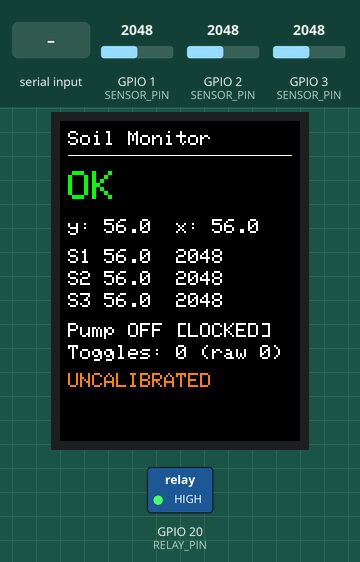
This sketch was run on a simulated ESP32-S3. Parts: 240×320 colour display, switched loads named in the sketch (green lamp = pin HIGH). The test bench sets the inputs (shaded band); at power-on: GPIO 2 (SENSOR_PIN) = 2048, GPIO 3 (SENSOR_PIN) = 2048, GPIO 1 (SENSOR_PIN) = 2048 (analog values on the 0–4095 scale). WiFi joins after 1.5 s; servers stay silent unless stated; EEPROM starts erased; what the sketch prints to the serial monitor is not drawn.

Above: at 2.0 s.
2.1 s: "wet\n" received over Serial
At 3.7 s:
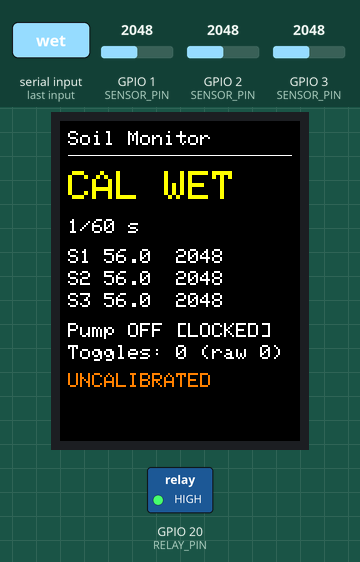
6.2 s: "d90\n" received over Serial
At 7.7 s:
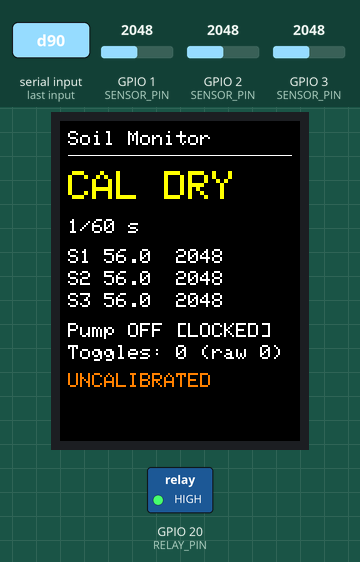
10.3 s: GPIO 2 (SENSOR_PIN) set to 2866
At 11.7 s:
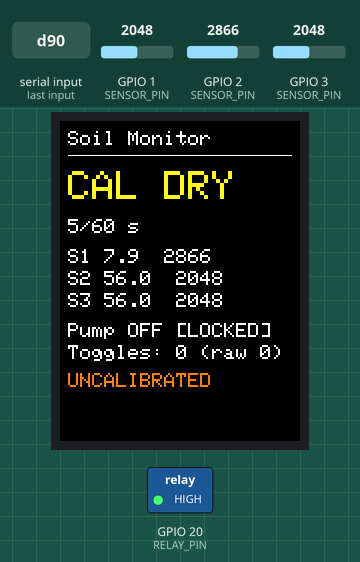
13.4 s: GPIO 3 (SENSOR_PIN) set to 2866
At 14.6 s:
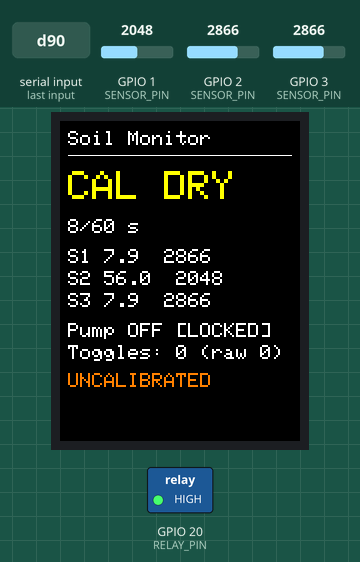
16.4 s: GPIO 1 (SENSOR_PIN) set to 1228
At 17.7 s:
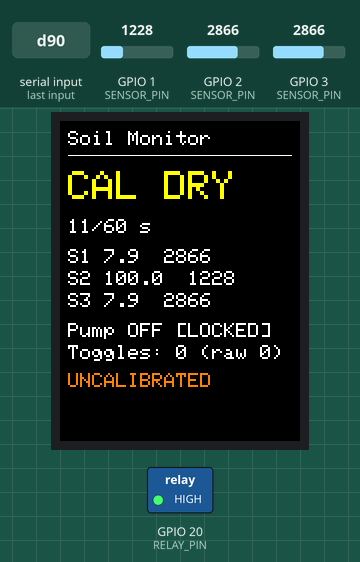
19.4 s: GPIO 1 (SENSOR_PIN) set to 491
At 68.1 s:
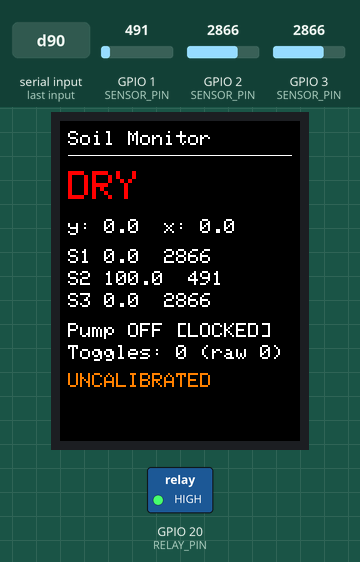
Timing chart, 0 to 68.4 s (numbered marks = the images above; inputs shaded):
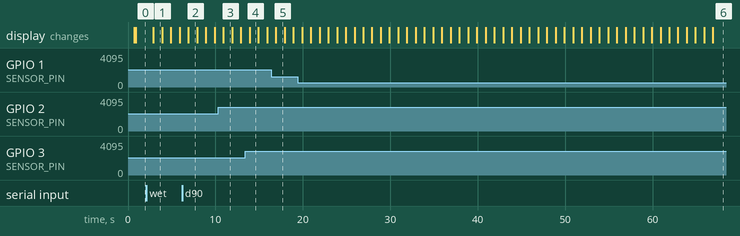

Measured:
- after the input at 2.1 s, the display: changes after 0.81 s (image 1)
- after the input at 6.2 s, the display: changes after 0.71 s (image 2)

The sketch:

soil_dsp.ino
```cpp
/*
  soil_dsp.ino - Two-stage median + EMA smoothing of 3 capacitive soil-moisture sensors
  Board : ESP32-S3 (Arduino-ESP32 core 3.x)   Libraries: Adafruit GFX, Adafruit ST7735 and ST7789
  Files : dsp.h (filters + decision logic), dashboard.h (web page), secrets.h (Wi-Fi, optional)

  Signal path (1 Hz):
    ADC counts -> calibrated index (Eq.2) -> [blanking after relay switch] ->
    cross-sensor median (Eq.3) -> 5-point running median (Eq.4) -> EMA alpha=0.1 (Eq.5)
    moving average M=10 (Eq.6) runs on the same x[n] as the comparison baseline
    y[n] -> hysteresis/lockout/Tmax pump logic (Eq.7) + wet alert -> relay, TFT, web dashboard

  Serial output (115200) is a CSV the analysis script reads directly:
    t_s,s1,s2,s3,pump      raw 12-bit ADC counts, relay state 0/1
  Lines starting with '#' are comments and are ignored by analyze_log.py.

  Serial commands (single character):
    d / w  start 60 s dry (air) / wet (water) calibration     e / x  enable / disable pump control
    t      toggle 3 s on / 3 s off pump test (Test 4)          b      toggle blanking
    r      reset filters and counters                          s      print calibration and parameters
    h      print the CSV header                                ?      help
*/
#include <WiFi.h>
#include <WebServer.h>
#include <Preferences.h>
#include <SPI.h>
#include <Adafruit_GFX.h>
#include <Adafruit_ST7789.h>
#include "dsp.h"
#include "dashboard.h"

#if __has_include("secrets.h")
#include "secrets.h"
#endif
#ifndef WIFI_SSID
#define WIFI_SSID ""
#define WIFI_PASS ""
#endif

// ---------- TFT DISPLAY (unchanged from the working prototype) ----------
#define TFT_SCK   12
#define TFT_MOSI  11
#define TFT_CS    10
#define TFT_DC    14
#define TFT_RST   21
SPIClass tftSPI(FSPI);
Adafruit_ST7789 tft(&tftSPI, TFT_CS, TFT_DC, TFT_RST);

// ---------- SENSORS (ADC1 only: ADC2 is shared with Wi-Fi) ----------
const int SENSOR_PIN[3] = {2, 1, 3};          // S1 = v1.2 (GPIO2), S2 = v2.0 (GPIO1), S3 = v2.0 (GPIO3)

// ---------- RELAY (active LOW module; swap if yours is reversed) ----------
#define RELAY_PIN 20
const int RELAY_ON  = LOW;
const int RELAY_OFF = HIGH;

// ---------- DSP / timing constants (keep in sync with the report) ----------
const uint32_t SAMPLE_PERIOD_MS = 1000;        // fs = 1 Hz
const float    ALPHA            = 0.1f;        // EMA coefficient
const uint32_t WARMUP_S         = 15;          // no pumping until the filters have settled
const int      CAL_SECONDS      = 60;          // calibration capture length
const int      CAL_SKIP         = 5;           // seconds ignored at the start of a capture
const float    MIN_SPAN         = 300.0f;      // adry-awet smaller than this = probe not really in air/water
const bool     PUMP_ENABLED_AT_BOOT = false;   // safe default: enable from dashboard or serial 'e'
const uint32_t TEST_ON_MS = 3000, TEST_OFF_MS = 3000, TEST_MAX_MS = 600000;
#define ADC_OVERSAMPLE 1                       // 1 = raw single reading (the signal the report filters)

// ---------- state ----------
Preferences prefs;
WebServer server(80);

float adryCnt[3] = {3000, 3000, 3000};
float awetCnt[3] = {1300, 1300, 1300};
bool  calDry = false, calWet = false;

dsp::Params P;
dsp::Pipeline<5, 10> dspPipe(ALPHA);
dsp::Controller ctl;
dsp::ToggleCounter tog[4] = {dsp::ToggleCounter(35, 0), dsp::ToggleCounter(35, 0),
                             dsp::ToggleCounter(35, 0), dsp::ToggleCounter(35, 0)};

bool pumpEnabled = PUMP_ENABLED_AT_BOOT;
bool blankEnabled = true;
bool testMode = false;
uint32_t testStartMs = 0;
bool relayOn = false;
int64_t lastSwitchMs = -1;
float lastValid[3] = {0, 0, 0};
bool haveValid = false;

uint32_t t0Ms = 0, sampleN = 0, warmupUntil = WARMUP_S;

struct CalState { bool busy = false; bool wet = false; int n = 0; int cnt = 0; double sum[3] = {0, 0, 0}; } cal;

// latest values for the dashboard / TFT
int   lastAdc[3] = {0, 0, 0};
float lastIdx[3] = {0, 0, 0};   // calibrated, before blanking
dsp::PipelineOut lastOut{};
dsp::Status lastStatus = dsp::Status::OK;
String ipText = "";

// history ring buffer for the dashboard (last HIST samples)
const int HIST = 240;
struct Hist { uint32_t t; uint16_t a[3]; float x, y, ma; uint8_t p; } hist[HIST];
int histCount = 0, histHead = 0;

// ============================================================ helpers
static int readAdc(int pin) {
#if ADC_OVERSAMPLE > 1
  long s = 0;
  for (int i = 0; i < ADC_OVERSAMPLE; i++) s += analogRead(pin);
  return (int)(s / ADC_OVERSAMPLE);
#else
  return analogRead(pin);
#endif
}

static bool calibrated() {
  if (!calDry || !calWet) return false;
  for (int i = 0; i < 3; i++) if (adryCnt[i] - awetCnt[i] < MIN_SPAN) return false;
  return true;
}

static void setRelay(bool on, uint32_t tms) {
  if (on == relayOn) return;
  relayOn = on;
  digitalWrite(RELAY_PIN, on ? RELAY_ON : RELAY_OFF);
  lastSwitchMs = tms;  // blanking window starts at this tick
}

static void applyThreshold() {
  for (int i = 0; i < 4; i++) tog[i].setThreshold(P.thetaDry);
  ctl.setParams(P);
}

static void resetFilters() {
  dspPipe.reset();
  for (int i = 0; i < 4; i++) tog[i].reset();
  haveValid = false;
  warmupUntil = sampleN + WARMUP_S;
}

static void saveCal() {
  prefs.putBool("cd", calDry); prefs.putBool("cw", calWet);
  for (int i = 0; i < 3; i++) {
    char k[4];
    snprintf(k, sizeof k, "ad%d", i); prefs.putFloat(k, adryCnt[i]);
    snprintf(k, sizeof k, "aw%d", i); prefs.putFloat(k, awetCnt[i]);
  }
}

static void saveParams() {
  prefs.putFloat("thd", P.thetaDry); prefs.putFloat("hy", P.hysteresis); prefs.putFloat("thw", P.thetaWet);
  prefs.putUInt("tmax", P.tMaxMs); prefs.putUInt("lock", P.lockoutMs); prefs.putUInt("blk", P.blankMs);
}

static void loadAll() {
  prefs.begin("soil", false);
  calDry = prefs.getBool("cd", false); calWet = prefs.getBool("cw", false);
  for (int i = 0; i < 3; i++) {
    char k[4];
    snprintf(k, sizeof k, "ad%d", i); adryCnt[i] = prefs.getFloat(k, adryCnt[i]);
    snprintf(k, sizeof k, "aw%d", i); awetCnt[i] = prefs.getFloat(k, awetCnt[i]);
  }
  P.thetaDry = prefs.getFloat("thd", P.thetaDry); P.hysteresis = prefs.getFloat("hy", P.hysteresis);
  P.thetaWet = prefs.getFloat("thw", P.thetaWet);
  P.tMaxMs = prefs.getUInt("tmax", P.tMaxMs); P.lockoutMs = prefs.getUInt("lock", P.lockoutMs);
  P.blankMs = prefs.getUInt("blk", P.blankMs);
}

static void printParams() {
  Serial.printf("# calibrated=%d adry=%.1f,%.1f,%.1f awet=%.1f,%.1f,%.1f\n", (int)calibrated(),
                adryCnt[0], adryCnt[1], adryCnt[2], awetCnt[0], awetCnt[1], awetCnt[2]);
  Serial.printf("# alpha=%.2f N=5 M=10 thetaDry=%.1f h=%.1f thetaWet=%.1f Tmax=%lus lockout=%lus blank=%lus blanking=%d pump_enabled=%d\n",
                ALPHA, P.thetaDry, P.hysteresis, P.thetaWet, (unsigned long)(P.tMaxMs / 1000),
                (unsigned long)(P.lockoutMs / 1000), (unsigned long)(P.blankMs / 1000), (int)blankEnabled, (int)pumpEnabled);
}

static void startCal(bool wet) {
  cal.busy = true; cal.wet = wet; cal.n = 0; cal.cnt = 0;
  for (int i = 0; i < 3; i++) cal.sum[i] = 0;
  setRelay(false, (uint32_t)(sampleN * SAMPLE_PERIOD_MS));
  testMode = false;
  Serial.printf("# calibration %s started (%d s) - keep all three probes %s\n", wet ? "WET" : "DRY", CAL_SECONDS,
                wet ? "in water up to the line" : "in open air");
}

static void calSample(const int a[3]) {
  cal.n++;
  if (cal.n > CAL_SKIP) { for (int i = 0; i < 3; i++) cal.sum[i] += a[i]; cal.cnt++; }
  if (cal.n >= CAL_SECONDS) {
    for (int i = 0; i < 3; i++) {
      float mean = (float)(cal.sum[i] / (cal.cnt > 0 ? cal.cnt : 1));
      if (cal.wet) awetCnt[i] = mean; else adryCnt[i] = mean;
    }
    if (cal.wet) calWet = true; else calDry = true;
    cal.busy = false;
    saveCal();
    resetFilters();
    Serial.printf("# calibration %s done\n", cal.wet ? "WET" : "DRY");
    printParams();
    if (calDry && calWet && !calibrated()) Serial.println("# WARNING: a sensor span is below the minimum - recalibrate it");
  }
}

// ============================================================ TFT
static void tftRow(int y, uint16_t color, const String& s, uint8_t size) {  // no default arg: Arduino auto-prototypes break on them
  tft.fillRect(0, y, 240, size * 8 + 6, ST77XX_BLACK);
  tft.setTextSize(size);
  tft.setTextColor(color, ST77XX_BLACK);
  tft.setCursor(8, y + 2);
  tft.print(s);
}

static void drawTft() {
  uint16_t col = lastStatus == dsp::Status::DRY ? ST77XX_RED : (lastStatus == dsp::Status::WET ? ST77XX_CYAN : ST77XX_GREEN);
  const char* word = lastStatus == dsp::Status::DRY ? "DRY" : (lastStatus == dsp::Status::WET ? "WET" : "OK");
  if (cal.busy) {
    tftRow(48, ST77XX_YELLOW, String("CAL ") + (cal.wet ? "WET" : "DRY"), 4);
    tftRow(96, ST77XX_WHITE, String(cal.n) + "/" + CAL_SECONDS + " s", 2);
  } else {
    tftRow(48, col, word, 4);                       // status as a WORD plus colour
    tftRow(96, ST77XX_WHITE, String("y: ") + String(lastOut.y, 1) + "  x: " + String(lastOut.x, 1), 2);
  }
  tftRow(126, ST77XX_WHITE, String("S1 ") + String(lastIdx[0], 1) + "  " + lastAdc[0], 2);
  tftRow(148, ST77XX_WHITE, String("S2 ") + String(lastIdx[1], 1) + "  " + lastAdc[1], 2);
  tftRow(170, ST77XX_WHITE, String("S3 ") + String(lastIdx[2], 1) + "  " + lastAdc[2], 2);
  String mode = testMode ? "TEST" : (!calibrated() ? "LOCKED" : (pumpEnabled ? "AUTO" : "OFF"));
  tftRow(200, relayOn ? ST77XX_YELLOW : ST77XX_WHITE, String("Pump ") + (relayOn ? "ON " : "OFF") + " [" + mode + "]", 2);
  tftRow(222, ST77XX_WHITE, String("Toggles: ") + tog[3].count() + " (raw " + tog[0].count() + ")", 2);
  tftRow(250, calibrated() ? ST77XX_WHITE : ST77XX_ORANGE, calibrated() ? ipText : String("UNCALIBRATED"), 2);
}

// ============================================================ one 1 Hz tick
static void tick(uint32_t tms) {
  int a[3];
  for (int i = 0; i < 3; i++) a[i] = readAdc(SENSOR_PIN[i]);
  for (int i = 0; i < 3; i++) { lastAdc[i] = a[i]; lastIdx[i] = dsp::toIndex(a[i], adryCnt[i], awetCnt[i]); }

  if (cal.busy) {
    calSample(a);
    Serial.printf("%lu,%d,%d,%d,%d\n", (unsigned long)(tms / 1000), a[0], a[1], a[2], (int)relayOn);
    drawTft();
    return;
  }

  // blanking: readings just after a relay switch are replaced by the last valid value
  float m[3] = {lastIdx[0], lastIdx[1], lastIdx[2]};
  bool blanked = blankEnabled && haveValid && lastSwitchMs >= 0 && (int64_t)tms > lastSwitchMs &&
                 (tms - (uint32_t)lastSwitchMs) < P.blankMs;
  for (int i = 0; i < 3; i++) {
    if (blanked) m[i] = lastValid[i]; else lastValid[i] = m[i];
  }
  haveValid = true;

  lastOut = dspPipe.update(m[0], m[1], m[2]);
  tog[0].update(lastIdx[0]);       // raw sensor 1 (not blanked) - the report's "raw" reference
  tog[1].update(lastOut.x);
  tog[2].update(lastOut.yma);
  tog[3].update(lastOut.y);

  bool want;
  if (testMode) {
    if (tms - testStartMs > TEST_MAX_MS) testMode = false;
    ctl.update(lastOut.y, tms, false);                         // keep the status word fresh
    want = testMode && ((tms - testStartMs) % (TEST_ON_MS + TEST_OFF_MS)) < TEST_ON_MS;  // 3 s on, 3 s off
  } else {
    bool allow = pumpEnabled && calibrated() && sampleN >= warmupUntil;
    want = ctl.update(lastOut.y, tms, allow);
  }
  lastStatus = ctl.status();
  setRelay(want, tms);

  // history for the dashboard
  Hist& h = hist[histHead];
  h.t = tms / 1000; for (int i = 0; i < 3; i++) h.a[i] = (uint16_t)a[i];
  h.x = lastOut.x; h.y = lastOut.y; h.ma = lastOut.yma; h.p = relayOn;
  histHead = (histHead + 1) % HIST; if (histCount < HIST) histCount++;

  Serial.printf("%lu,%d,%d,%d,%d\n", (unsigned long)(tms / 1000), a[0], a[1], a[2], (int)relayOn);
  drawTft();
}

// ============================================================ web
static void sendState() {
  char b[900];
  snprintf(b, sizeof b,
    "{\"t\":%lu,\"a\":[%d,%d,%d],\"m\":[%.2f,%.2f,%.2f],\"x\":%.2f,\"y\":%.2f,\"ma\":%.2f,"
    "\"status\":\"%s\",\"pump\":%d,\"en\":%d,\"test\":%d,\"blank\":%d,\"calok\":%d,"
    "\"cal\":{\"busy\":%d,\"type\":\"%s\",\"n\":%d},"
    "\"thdry\":%.1f,\"thwet\":%.1f,\"h\":%.1f,\"tmax\":%lu,\"lock\":%lu,\"blankS\":%lu,"
    "\"tog\":[%lu,%lu,%lu,%lu],\"ip\":\"%s\"}",
    (unsigned long)(sampleN > 0 ? (sampleN - 1) : 0), lastAdc[0], lastAdc[1], lastAdc[2],
    lastIdx[0], lastIdx[1], lastIdx[2], lastOut.x, lastOut.y, lastOut.yma,
    lastStatus == dsp::Status::DRY ? "DRY" : (lastStatus == dsp::Status::WET ? "WET" : "OK"),
    (int)relayOn, (int)pumpEnabled, (int)testMode, (int)blankEnabled, (int)calibrated(),
    (int)cal.busy, cal.wet ? "wet" : "dry", cal.n,
    P.thetaDry, P.thetaWet, P.hysteresis, (unsigned long)(P.tMaxMs / 1000), (unsigned long)(P.lockoutMs / 1000),
    (unsigned long)(P.blankMs / 1000),
    (unsigned long)tog[0].count(), (unsigned long)tog[1].count(), (unsigned long)tog[2].count(), (unsigned long)tog[3].count(),
    ipText.c_str());
  server.send(200, "application/json", b);
}

static void sendHistory() {
  server.setContentLength(CONTENT_LENGTH_UNKNOWN);
  server.send(200, "application/json", "");
  const char* keys[6] = {"t", "a", "x", "y", "ma", "p"};
  server.sendContent("{");
  for (int k = 0; k < 6; k++) {
    String s = String("\"") + keys[k] + "\":[";
    for (int i = 0; i < histCount; i++) {
      const Hist& h = hist[(histHead - histCount + i + HIST) % HIST];
      if (i) s += ",";
      switch (k) {
        case 0: s += h.t; break;
        case 1: s += String("[") + h.a[0] + "," + h.a[1] + "," + h.a[2] + "]"; break;
        case 2: s += String(h.x, 2); break;
        case 3: s += String(h.y, 2); break;
        case 4: s += String(h.ma, 2); break;
        default: s += h.p; break;
      }
      if (s.length() > 1000) { server.sendContent(s); s = ""; }
    }
    s += (k < 5) ? "]," : "]";
    server.sendContent(s);
  }
  server.sendContent("}");
  server.sendContent("");
}

static void ok() { server.send(200, "text/plain", "ok"); }
static void bad(const char* why) { server.send(400, "text/plain", why); }

static void setupWeb() {
  server.on("/", []() { server.send_P(200, "text/html", DASHBOARD_HTML); });
  server.on("/api/state", sendState);
  server.on("/api/history", sendHistory);
  server.on("/api/pump", []() { pumpEnabled = server.arg("en") == "1"; ok(); });
  server.on("/api/blank", []() { blankEnabled = server.arg("en") == "1"; ok(); });
  server.on("/api/test", []() {
    bool on = server.arg("on") == "1";
    if (on && !testMode) testStartMs = (uint32_t)(sampleN * SAMPLE_PERIOD_MS);
    testMode = on && !cal.busy;
    ok();
  });
  server.on("/api/cal", []() {
    String ty = server.arg("type");
    if (ty != "dry" && ty != "wet") { bad("type=dry|wet"); return; }
    startCal(ty == "wet");
    ok();
  });
  server.on("/api/reset_toggles", []() { for (int i = 0; i < 4; i++) tog[i].reset(); ok(); });
  server.on("/api/params", []() {
    float d = server.arg("thdry").toFloat(), h = server.arg("h").toFloat(), w = server.arg("thwet").toFloat();
    float tmax = server.arg("tmax").toFloat(), lk = server.arg("lock").toFloat(), bl = server.arg("blank").toFloat();
    if (d < 1 || d > 99 || h < 1 || h > 40 || w <= d + h || w > 100) { bad("need 1<=thdry<99, 1<=h<=40, thwet>thdry+h"); return; }
    if (tmax < 1 || tmax > 300 || lk < 0 || lk > 3600 || bl < 0 || bl > 30) { bad("tmax 1-300 s, lock 0-3600 s, blank 0-30 s"); return; }
    P.thetaDry = d; P.hysteresis = h; P.thetaWet = w;
    P.tMaxMs = (uint32_t)(tmax * 1000); P.lockoutMs = (uint32_t)(lk * 1000); P.blankMs = (uint32_t)(bl * 1000);
    applyThreshold(); saveParams(); printParams(); ok();
  });
  server.begin();
}

static void setupWifi() {
  ipText = "no network";
  if (strlen(WIFI_SSID) > 0) {
    WiFi.mode(WIFI_STA);
    WiFi.setAutoReconnect(true);
    WiFi.begin(WIFI_SSID, WIFI_PASS);
    uint32_t t = millis();
    while (WiFi.status() != WL_CONNECTED && millis() - t < 15000) delay(250);
    if (WiFi.status() == WL_CONNECTED) { ipText = WiFi.localIP().toString(); return; }
  }
  WiFi.mode(WIFI_AP);
  WiFi.softAP("SoilDSP", "soildsp123");
  ipText = WiFi.softAPIP().toString() + " (AP)";
}

// ============================================================ serial commands
static void handleSerial() {
  while (Serial.available()) {
    char c = (char)Serial.read();
    switch (c) {
      case 'd': startCal(false); break;
      case 'w': startCal(true); break;
      case 'e': pumpEnabled = true;  Serial.println("# pump control ENABLED"); break;
      case 'x': pumpEnabled = false; Serial.println("# pump control DISABLED"); break;
      case 't':
        testMode = !testMode && !cal.busy;
        if (testMode) testStartMs = (uint32_t)(sampleN * SAMPLE_PERIOD_MS);
        Serial.printf("# pump test cycle %s\n", testMode ? "ON" : "OFF");
        break;
      case 'b': blankEnabled = !blankEnabled; Serial.printf("# blanking %s\n", blankEnabled ? "ON" : "OFF"); break;
      case 'r': resetFilters(); Serial.println("# filters reset"); break;
      case 's': printParams(); break;
      case 'h': Serial.println("t_s,s1,s2,s3,pump"); break;
      case '?': Serial.println("# d/w calibrate dry/wet | e/x pump enable/disable | t pump test | b blanking | r reset | s status | h header"); break;
      default: break;
    }
  }
}

// ============================================================ arduino entry points
void setup() {
  Serial.begin(115200);
  delay(500);

  // pump OFF before anything else
  digitalWrite(RELAY_PIN, RELAY_OFF);
  pinMode(RELAY_PIN, OUTPUT);
  digitalWrite(RELAY_PIN, RELAY_OFF);

  tftSPI.begin(TFT_SCK, -1, TFT_MOSI, TFT_CS);
  tft.init(240, 320);
  tft.setRotation(0);
  tft.fillScreen(ST77XX_BLACK);
  tft.setTextColor(ST77XX_WHITE);
  tft.setTextSize(2);
  tft.setCursor(8, 10);
  tft.println("Soil Monitor");
  tft.drawFastHLine(8, 34, 224, ST77XX_WHITE);

  analogReadResolution(12);
  for (int i = 0; i < 3; i++) analogSetPinAttenuation(SENSOR_PIN[i], ADC_11db);

  loadAll();
  applyThreshold();
  tftRow(60, ST77XX_WHITE, "Connecting Wi-Fi...", 2);
  setupWifi();
  setupWeb();
  tft.fillRect(0, 44, 240, 270, ST77XX_BLACK);

  Serial.println("# ESP32-S3 soil DSP started");
  printParams();
  Serial.println("t_s,s1,s2,s3,pump");
  t0Ms = millis();
}

void loop() {
  server.handleClient();
  handleSerial();

  uint32_t now = millis() - t0Ms;
  uint32_t due = sampleN * SAMPLE_PERIOD_MS;
  if (now >= due) {
    if (now - due > 3 * SAMPLE_PERIOD_MS) {            // fell far behind: skip instead of bursting
      sampleN = now / SAMPLE_PERIOD_MS;
      due = sampleN * SAMPLE_PERIOD_MS;
    }
    tick(due);                                         // nominal time keeps t_s an exact 1 Hz grid
    sampleN++;
  }
}
```

Source omitted: dashboard.h (8991 bytes), dsp.h (6445 bytes), secrets.example.h (364 bytes)
